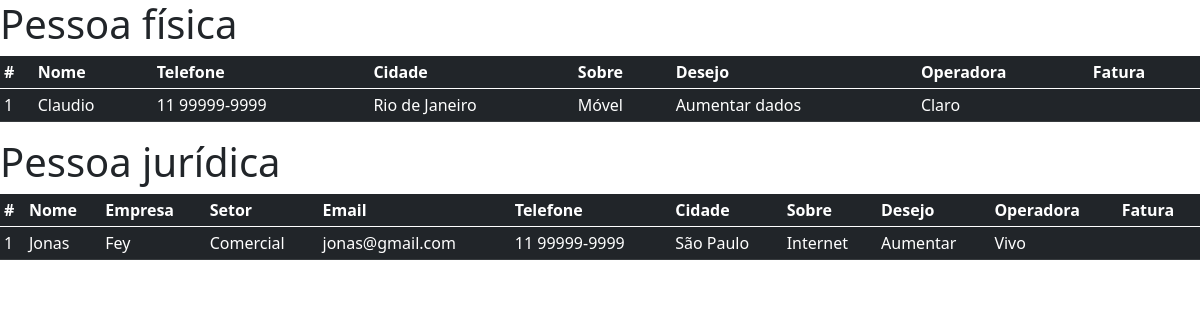
The page / on the database its author committed.
### model.py (models this page shows, shortened)
class PessoaFisica(db.Model):
    __tablename__ = 'pessoa_fisica'
    id = db.Column(db.Integer, primary_key=True)
    nome = db.Column(db.String(100))
    telefone = db.Column(db.String(100))
    cidade = db.Column(db.String(100))
    analise_sobre = db.Column(db.String(100))
    desejo = db.Column(db.String(500))
    operadora = db.Column(db.String(100))
    aceitar_termos = db.Column(db.String(100), default = 'Sim')

class PessoaJuridica(db.Model):
    __tablename__ = 'pessoa_juridica'
    id = db.Column(db.Integer, primary_key=True)
    nome = db.Column(db.String(100))
    nome_empresa = db.Column(db.String(100))
    setor = db.Column(db.String(100))
    email = db.Column(db.String(100))
    telefone = db.Column(db.String(100))
    cidade = db.Column(db.String(100))
    analise_sobre = db.Column(db.String(100))
    desejo = db.Column(db.String(500))
    operadora = db.Column(db.String(100))
    aceitar_termos = db.Column(db.String(100), default = 'Sim')

### routes.py (the view)
@app.route('/', methods=['GET', 'POST'])
def index():
    clientes_fisico = PessoaFisica.query.all()
    clientes_juridico = PessoaJuridica.query.all()
    return render_template('index.html', clientes_fisico=clientes_fisico,
    clientes_juridico=clientes_juridico)

### templates/index.html (shortened to what this page needs)
<!DOCTYPE html>
<html lang="en">
<head>
    <link href="https://cdn.jsdelivr.net/npm/bootstrap@5.1.0/dist/css/bootstrap.min.css" rel="stylesheet"
>
</head>
<body>
    <h1>Pessoa física</h1>
    <div id="tabela-fisica">
        <table class="table table-dark table-sm table-hover">
            <thead>
                <tr>
                    <th scope="col">#</th>
                    <th scope="col">Nome</th>
                    <th scope="col">Telefone</th>
                    <th scope="col">Cidade</th>
                    <th scope="col">Sobre</th>
                    <th scope="col">Desejo</th>
                    <th scope="col">Operadora</th>
                    <th scope="col">Fatura</th>
                </tr>
            </thead>
            {% for cliente_fisico in clientes_fisico  %}
                <tbody>
                    <tr>
                        <td>{{ cliente_fisico.id }}</td>
                        <td>{{ cliente_fisico.nome }}</td>
                        <td>{{ cliente_fisico.telefone }}</td>
                        <td>{{ cliente_fisico.cidade }}</td>
                        <td>{{ cliente_fisico.analise_sobre }}</td>
                        <td>{{ cliente_fisico.desejo }}</td>
                        <td>{{ cliente_fisico.operadora }}</td>
                        <td>{{ cliente_fisico.fatura }}</td>
                </tbody>
            {% endfor %}
        </table>
    </div>
    <h1>Pessoa jurídica</h1>
    <div id="tabela-juridica">
        <table class="table table-dark table-sm table-hover">
            <thead>
                <tr>
                    <th scope="col">#</th>
                    <th scope="col">Nome</th>
                    <th scope="col">Empresa</th>
                    <th scope="col">Setor</th>
                    <th scope="col">Email</th>
                    <th scope="col">Telefone</th>
                    <th scope="col">Cidade</th>
                    <th scope="col">Sobre</th>
                    <th scope="col">Desejo</th>
                    <th scope="col">Operadora</th>
                    <th scope="col">Fatura</th>
                </tr>
            </thead>
            {% for cliente_juridico in clientes_juridico  %}
            <tbody>
                <tr>
                    <td>{{ cliente_juridico.id }}</td>
                    <td>{{ cliente_juridico.nome }}</td>
                    <td>{{ cliente_juridico.nome_empresa }}</td>
                    <td>{{ cliente_juridico.setor }}</td>
                    <td>{{ cliente_juridico.email }}</td>
                    <td>{{ cliente_juridico.telefone }}</td>
                    <td>{{ cliente_juridico.cidade }}</td>
                    <td>{{ cliente_juridico.analise_sobre }}</td>
                    <td>{{ cliente_juridico.desejo }}</td>
                    <td>{{ cliente_juridico.operadora }}</td>
                    <td>{{ cliente_juridico.fatura }}</td>
            </tbody>
            {% endfor %}
        </table>
    </div>
</body>
</html>

### templates/index.html (style rules this page uses)
:root { font-family: 'Montserrat', sans-serif; }

### rows shown on the page
PessoaFisica: id "1", nome "Claudio", telefone "11 99999-9999", cidade "Rio de Janeiro", analise_sobre "Móvel", desejo "Aumentar dados", operadora "Claro"
PessoaJuridica: id "1", nome "Jonas", nome_empresa "Fey", setor "Comercial", email "jonas@gmail.com", telefone "11 99999-9999", cidade "São Paulo", analise_sobre "Internet", desejo "Aumentar", operadora "Vivo"
